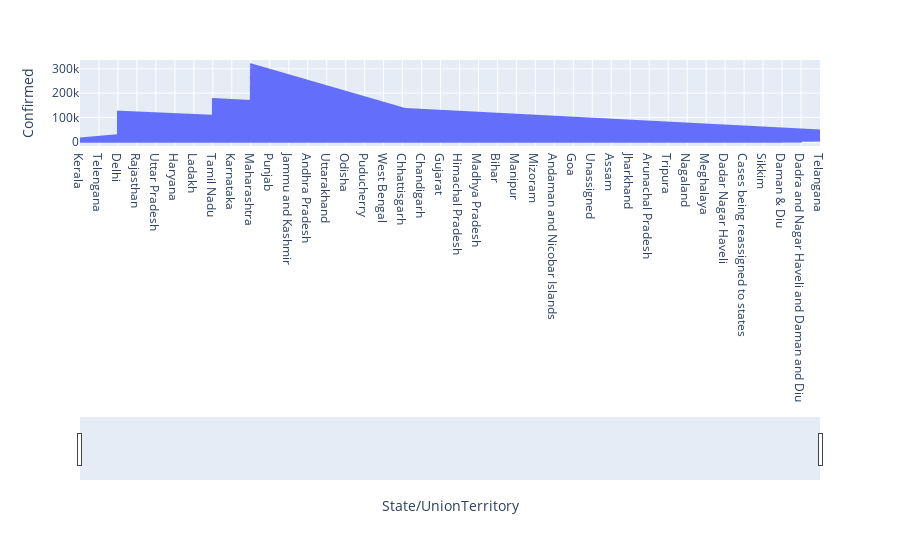

Here is the notebook cell this chart was saved with:
### Code cell
fig = px.line(IN_data, x='State/UnionTerritory', y='Confirmed')
fig.update_xaxes(rangeslider_visible=True)
fig.show()

### Figure 1 — Plotly figure (JSON) as saved in the notebook; plotly's stock layout.template omitted (floating-point values rounded to 4 significant figures; data arrays with more than 128 entries replaced by an {"elided": "..."} marker saying what was removed)
{"data": [{"hovertemplate": "State/UnionTerritory=%{x}<br>Confirmed=%{y}<extra></extra>", "legendgroup": "", "line": {"color": "#636efa", "dash": "solid"}, "mode": "lines", "name": "", "showlegend": false, "type": "scattergl", "x": {"elided": "4356 str values"}, "xaxis": "x", "y": {"elided": "4356 int values"}, "yaxis": "y"}], "layout": {"legend": {"tracegroupgap": 0}, "margin": {"t": 60}, "xaxis": {"anchor": "y", "domain": [0, 1], "rangeslider": {"visible": true}, "title": {"text": "State/UnionTerritory"}}, "yaxis": {"anchor": "x", "domain": [0, 1], "title": {"text": "Confirmed"}}}}
